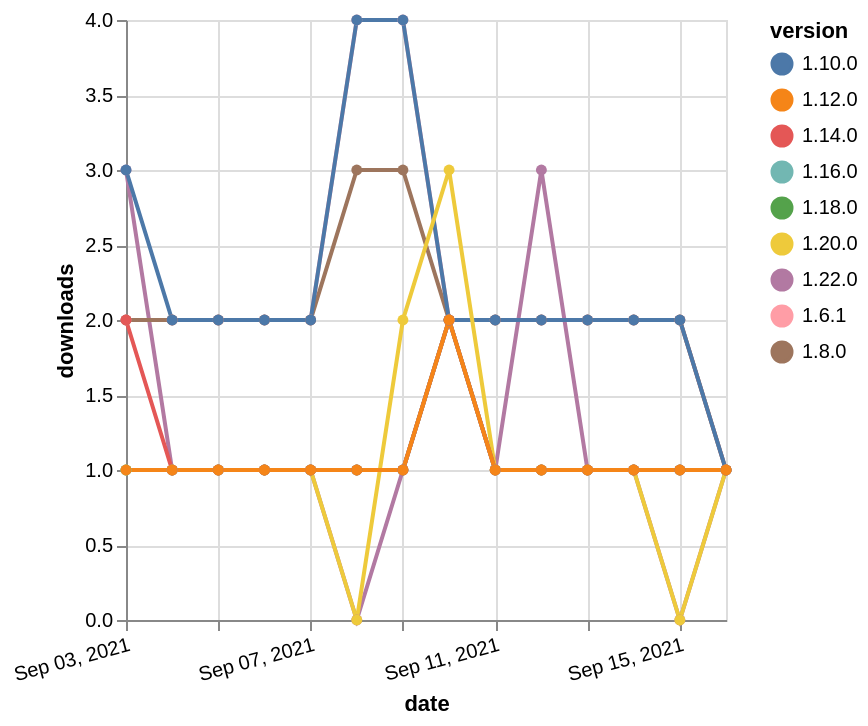

Vega-Lite specification for this chart:
### Vega-Lite specification from a JSON file in a GitHub repository (floating-point values rounded to 4 significant figures)
{"$schema": "https://vega.github.io/schema/vega-lite/v5.json", "description": "A simple bar chart with embedded data.", "data": {"values": [{"date": "2021-09-03", "total": 176, "delta": 1, "version": "1.18.0"}, {"date": "2021-09-04", "total": 177, "delta": 1, "version": "1.18.0"}, {"date": "2021-09-05", "total": 178, "delta": 1, "version": "1.18.0"}, {"date": "2021-09-06", "total": 179, "delta": 1, "version": "1.18.0"}, {"date": "2021-09-07", "total": 180, "delta": 1, "version": "1.18.0"}, {"date": "2021-09-08", "total": 181, "delta": 1, "version": "1.18.0"}, {"date": "2021-09-09", "total": 182, "delta": 1, "version": "1.18.0"}, {"date": "2021-09-10", "total": 184, "delta": 2, "version": "1.18.0"}, {"date": "2021-09-11", "total": 185, "delta": 1, "version": "1.18.0"}, {"date": "2021-09-12", "total": 186, "delta": 1, "version": "1.18.0"}, {"date": "2021-09-13", "total": 187, "delta": 1, "version": "1.18.0"}, {"date": "2021-09-14", "total": 188, "delta": 1, "version": "1.18.0"}, {"date": "2021-09-15", "total": 189, "delta": 1, "version": "1.18.0"}, {"date": "2021-09-16", "total": 190, "delta": 1, "version": "1.18.0"}, {"date": "2021-09-03", "total": 3076, "delta": 2, "version": "1.6.1"}, {"date": "2021-09-04", "total": 3078, "delta": 2, "version": "1.6.1"}, {"date": "2021-09-05", "total": 3080, "delta": 2, "version": "1.6.1"}, {"date": "2021-09-06", "total": 3082, "delta": 2, "version": "1.6.1"}, {"date": "2021-09-07", "total": 3084, "delta": 2, "version": "1.6.1"}, {"date": "2021-09-08", "total": 3088, "delta": 4, "version": "1.6.1"}, {"date": "2021-09-09", "total": 3092, "delta": 4, "version": "1.6.1"}, {"date": "2021-09-10", "total": 3094, "delta": 2, "version": "1.6.1"}, {"date": "2021-09-11", "total": 3096, "delta": 2, "version": "1.6.1"}, {"date": "2021-09-12", "total": 3098, "delta": 2, "version": "1.6.1"}, {"date": "2021-09-13", "total": 3100, "delta": 2, "version": "1.6.1"}, {"date": "2021-09-14", "total": 3102, "delta": 2, "version": "1.6.1"}, {"date": "2021-09-15", "total": 3104, "delta": 2, "version": "1.6.1"}, {"date": "2021-09-16", "total": 3105, "delta": 1, "version": "1.6.1"}, {"date": "2021-09-03", "total": 130, "delta": 3, "version": "1.22.0"}, {"date": "2021-09-04", "total": 131, "delta": 1, "version": "1.22.0"}, {"date": "2021-09-05", "total": 132, "delta": 1, "version": "1.22.0"}, {"date": "2021-09-06", "total": 133, "delta": 1, "version": "1.22.0"}, {"date": "2021-09-07", "total": 134, "delta": 1, "version": "1.22.0"}, {"date": "2021-09-08", "total": 134, "delta": 0, "version": "1.22.0"}, {"date": "2021-09-09", "total": 135, "delta": 1, "version": "1.22.0"}, {"date": "2021-09-10", "total": 137, "delta": 2, "version": "1.22.0"}, {"date": "2021-09-11", "total": 138, "delta": 1, "version": "1.22.0"}, {"date": "2021-09-12", "total": 141, "delta": 3, "version": "1.22.0"}, {"date": "2021-09-13", "total": 142, "delta": 1, "version": "1.22.0"}, {"date": "2021-09-14", "total": 143, "delta": 1, "version": "1.22.0"}, {"date": "2021-09-15", "total": 143, "delta": 0, "version": "1.22.0"}, {"date": "2021-09-16", "total": 144, "delta": 1, "version": "1.22.0"}, {"date": "2021-09-03", "total": 2581, "delta": 2, "version": "1.8.0"}, {"date": "2021-09-04", "total": 2583, "delta": 2, "version": "1.8.0"}, {"date": "2021-09-05", "total": 2585, "delta": 2, "version": "1.8.0"}, {"date": "2021-09-06", "total": 2587, "delta": 2, "version": "1.8.0"}, {"date": "2021-09-07", "total": 2589, "delta": 2, "version": "1.8.0"}, {"date": "2021-09-08", "total": 2592, "delta": 3, "version": "1.8.0"}, {"date": "2021-09-09", "total": 2595, "delta": 3, "version": "1.8.0"}, {"date": "2021-09-10", "total": 2597, "delta": 2, "version": "1.8.0"}, {"date": "2021-09-11", "total": 2599, "delta": 2, "version": "1.8.0"}, {"date": "2021-09-12", "total": 2601, "delta": 2, "version": "1.8.0"}, {"date": "2021-09-13", "total": 2603, "delta": 2, "version": "1.8.0"}, {"date": "2021-09-14", "total": 2605, "delta": 2, "version": "1.8.0"}, {"date": "2021-09-15", "total": 2607, "delta": 2, "version": "1.8.0"}, {"date": "2021-09-16", "total": 2608, "delta": 1, "version": "1.8.0"}, {"date": "2021-09-03", "total": 2547, "delta": 3, "version": "1.10.0"}, {"date": "2021-09-04", "total": 2549, "delta": 2, "version": "1.10.0"}, {"date": "2021-09-05", "total": 2551, "delta": 2, "version": "1.10.0"}, {"date": "2021-09-06", "total": 2553, "delta": 2, "version": "1.10.0"}, {"date": "2021-09-07", "total": 2555, "delta": 2, "version": "1.10.0"}, {"date": "2021-09-08", "total": 2559, "delta": 4, "version": "1.10.0"}, {"date": "2021-09-09", "total": 2563, "delta": 4, "version": "1.10.0"}, {"date": "2021-09-10", "total": 2565, "delta": 2, "version": "1.10.0"}, {"date": "2021-09-11", "total": 2567, "delta": 2, "version": "1.10.0"}, {"date": "2021-09-12", "total": 2569, "delta": 2, "version": "1.10.0"}, {"date": "2021-09-13", "total": 2571, "delta": 2, "version": "1.10.0"}, {"date": "2021-09-14", "total": 2573, "delta": 2, "version": "1.10.0"}, {"date": "2021-09-15", "total": 2575, "delta": 2, "version": "1.10.0"}, {"date": "2021-09-16", "total": 2576, "delta": 1, "version": "1.10.0"}, {"date": "2021-09-03", "total": 203, "delta": 1, "version": "1.20.0"}, {"date": "2021-09-04", "total": 204, "delta": 1, "version": "1.20.0"}, {"date": "2021-09-05", "total": 205, "delta": 1, "version": "1.20.0"}, {"date": "2021-09-06", "total": 206, "delta": 1, "version": "1.20.0"}, {"date": "2021-09-07", "total": 207, "delta": 1, "version": "1.20.0"}, {"date": "2021-09-08", "total": 207, "delta": 0, "version": "1.20.0"}, {"date": "2021-09-09", "total": 209, "delta": 2, "version": "1.20.0"}, {"date": "2021-09-10", "total": 212, "delta": 3, "version": "1.20.0"}, {"date": "2021-09-11", "total": 213, "delta": 1, "version": "1.20.0"}, {"date": "2021-09-12", "total": 214, "delta": 1, "version": "1.20.0"}, {"date": "2021-09-13", "total": 215, "delta": 1, "version": "1.20.0"}, {"date": "2021-09-14", "total": 216, "delta": 1, "version": "1.20.0"}, {"date": "2021-09-15", "total": 216, "delta": 0, "version": "1.20.0"}, {"date": "2021-09-16", "total": 217, "delta": 1, "version": "1.20.0"}, {"date": "2021-09-03", "total": 202, "delta": 1, "version": "1.16.0"}, {"date": "2021-09-04", "total": 203, "delta": 1, "version": "1.16.0"}, {"date": "2021-09-05", "total": 204, "delta": 1, "version": "1.16.0"}, {"date": "2021-09-06", "total": 205, "delta": 1, "version": "1.16.0"}, {"date": "2021-09-07", "total": 206, "delta": 1, "version": "1.16.0"}, {"date": "2021-09-08", "total": 207, "delta": 1, "version": "1.16.0"}, {"date": "2021-09-09", "total": 208, "delta": 1, "version": "1.16.0"}, {"date": "2021-09-10", "total": 210, "delta": 2, "version": "1.16.0"}, {"date": "2021-09-11", "total": 211, "delta": 1, "version": "1.16.0"}, {"date": "2021-09-12", "total": 212, "delta": 1, "version": "1.16.0"}, {"date": "2021-09-13", "total": 213, "delta": 1, "version": "1.16.0"}, {"date": "2021-09-14", "total": 214, "delta": 1, "version": "1.16.0"}, {"date": "2021-09-15", "total": 215, "delta": 1, "version": "1.16.0"}, {"date": "2021-09-16", "total": 216, "delta": 1, "version": "1.16.0"}, {"date": "2021-09-03", "total": 207, "delta": 2, "version": "1.14.0"}, {"date": "2021-09-04", "total": 208, "delta": 1, "version": "1.14.0"}, {"date": "2021-09-05", "total": 209, "delta": 1, "version": "1.14.0"}, {"date": "2021-09-06", "total": 210, "delta": 1, "version": "1.14.0"}, {"date": "2021-09-07", "total": 211, "delta": 1, "version": "1.14.0"}, {"date": "2021-09-08", "total": 212, "delta": 1, "version": "1.14.0"}, {"date": "2021-09-09", "total": 213, "delta": 1, "version": "1.14.0"}, {"date": "2021-09-10", "total": 215, "delta": 2, "version": "1.14.0"}, {"date": "2021-09-11", "total": 216, "delta": 1, "version": "1.14.0"}, {"date": "2021-09-12", "total": 217, "delta": 1, "version": "1.14.0"}, {"date": "2021-09-13", "total": 218, "delta": 1, "version": "1.14.0"}, {"date": "2021-09-14", "total": 219, "delta": 1, "version": "1.14.0"}, {"date": "2021-09-15", "total": 220, "delta": 1, "version": "1.14.0"}, {"date": "2021-09-16", "total": 221, "delta": 1, "version": "1.14.0"}, {"date": "2021-09-03", "total": 257, "delta": 1, "version": "1.12.0"}, {"date": "2021-09-04", "total": 258, "delta": 1, "version": "1.12.0"}, {"date": "2021-09-05", "total": 259, "delta": 1, "version": "1.12.0"}, {"date": "2021-09-06", "total": 260, "delta": 1, "version": "1.12.0"}, {"date": "2021-09-07", "total": 261, "delta": 1, "version": "1.12.0"}, {"date": "2021-09-08", "total": 262, "delta": 1, "version": "1.12.0"}, {"date": "2021-09-09", "total": 263, "delta": 1, "version": "1.12.0"}, {"date": "2021-09-10", "total": 265, "delta": 2, "version": "1.12.0"}, {"date": "2021-09-11", "total": 266, "delta": 1, "version": "1.12.0"}, {"date": "2021-09-12", "total": 267, "delta": 1, "version": "1.12.0"}, {"date": "2021-09-13", "total": 268, "delta": 1, "version": "1.12.0"}, {"date": "2021-09-14", "total": 269, "delta": 1, "version": "1.12.0"}, {"date": "2021-09-15", "total": 270, "delta": 1, "version": "1.12.0"}, {"date": "2021-09-16", "total": 271, "delta": 1, "version": "1.12.0"}]}, "width": "container", "mark": {"type": "line", "point": {"filled": true}}, "encoding": {"x": {"field": "date", "type": "temporal", "timeUnit": "yearmonthdate", "title": "date", "axis": {"labelAngle": -15}}, "y": {"field": "delta", "type": "quantitative", "title": "downloads"}, "color": {"field": "version", "type": "nominal"}, "tooltip": {"field": "delta"}}}
